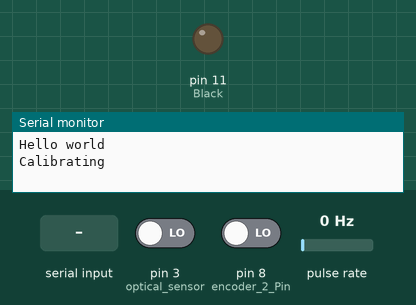
This program was run on a simulated Arduino Uno, built with avr-gcc and run on an emulated ATmega328P. Shown: output pins drawn as LEDs (lit = HIGH), the last lines printed to the serial monitor. Wiring (inferred from the names in the program): pulse sensor: data pin 2. Dashed ring = blinking. The inputs (shaded band) are chosen by the test bench; at power-on: pulse rate 0 Hz, pin 3 (optical_sensor) LOW, pin 8 (encoder_2_Pin) LOW.

Above: at 2.2 s.
2.3 s: pulse rate (sensor on pin 2) set to 4 Hz
At 5.2 s:
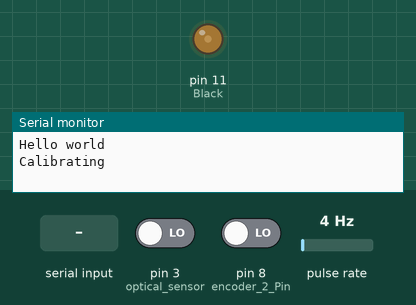
5.3 s: "90,45\n" received over Serial
7.8 s: "5\n" received over Serial
At 10.7 s:
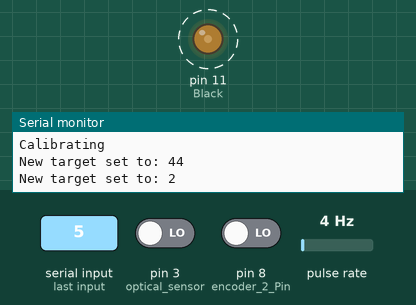
10.8 s: "200\n" received over Serial
At 12.8 s:
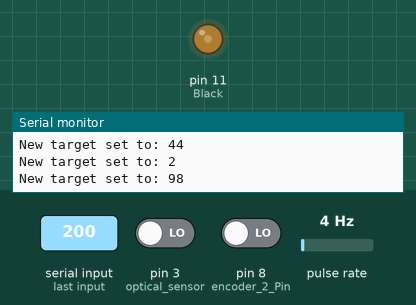
13.3 s: "90\n" received over Serial
At 14.6 s:
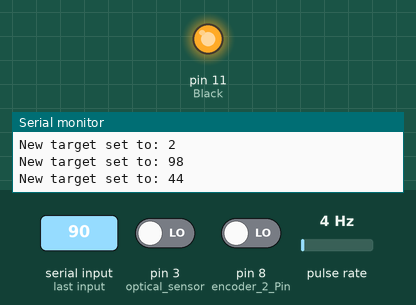
Timing chart, 0 to 16.3 s (numbered marks = the images above; inputs shaded):
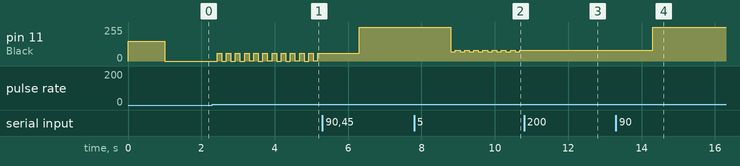

Measured:
- after the input at 2.3 s, pin 11 (Black): 0/255 → 60/255 after 0.13 s, → 0/255 0.12 s later, → 60/255 0.13 s later, → 0/255 0.12 s later, … (23 changes in this stretch)
- after the input at 7.8 s, pin 11 (Black): alternates 80/255 for 0.13 s and 70/255 for 0.12 s, starting after 1.0 s
- after the input at 10.8 s, pin 11 (Black): stops changing and stays 80/255
- after the input at 13.3 s, pin 11 (Black): 80/255 → 255/255 after 1.0 s

The program:

main.cpp
```cpp
#include <Arduino.h>

// Define PID constants
float Kp = 10;
float Ki = 3;
float Kd = 0;

// Define variables
int target = 0;
int input, output, error;
int last_error = 0;
float I = 0;
int encoder_count = 0;
const int counts_per_rotation = 178;
bool clock_wise;

// timing
int time;
int last_time = 0;
const int periode = 30;
int step=0;

// Define pins
const int encoder_Pin = 2;
const int encoder_2_Pin = 8;
const int optical_sensor = 3;
const int Black = 11;
const int Red = 9;

// Interupt function which counts encoder steps
void encoder_counter (){
  static bool A;
  static bool B;

  A = digitalRead(encoder_Pin);
  B = digitalRead(encoder_2_Pin);

  //XOR OF A, B
  if(A != B){
    //Clockwise
    clock_wise=true;
    if (encoder_count <= 0) {
      encoder_count = counts_per_rotation;
    }
    encoder_count --;
    // I -= 5;
    I = 0;
  }
  else{
    //Counter clockwise
    clock_wise=false;
    if (encoder_count >= counts_per_rotation) {
      encoder_count = 0;
    }
    encoder_count ++;
    // I +=5;
    I = 0;
  }
}

// Interrupt
void angle_reset(){
  //Serial.println("Factory reset");
  static int slot_width = 2;

  if(clock_wise){
    encoder_count = 0;
  }
  else{
    encoder_count = 0 + slot_width;
  }

}

// Controls the PWM signal to the motor
void control_actuator(float output) {
  int PID = output;
  int max_pwm = 255;
  if (PID >= max_pwm) PID = max_pwm;
  if (PID <= -max_pwm) PID = -max_pwm;

  if (PID >=0) {
    analogWrite(Black, PID);
    pinMode(Red, LOW);
    }
  else {
    analogWrite(Red, -PID);
    pinMode(Black, LOW);
    }
}

// Ensures propper szie limitation of PID values
float anti_windup(float i, float max){
  float value;
  if (i > max){
    value = max;
  }
  else if (i < -max){
    value = -max;
  }
  else{
    value = i;
  }
  return value;
}

//Calculates error and determis the shortest path
void error_calc(int input, int target){
  error = target - input;
  if (error > counts_per_rotation/2) {
    error -= counts_per_rotation; // If error is greater than 89, subtract 178 to get the shortest path.
  } else if (error < -counts_per_rotation/2) {
    error += counts_per_rotation; // If error is less than -89, add 178 to get the shortest path.
  }
}

void serial_read(){
  if(Serial.available()){
    target = map(Serial.readString().toInt(),0,359,0,177);
    Serial.print("New target set to: ");
    Serial.println(target);
  }
}

void calibrate(){
  Serial.println("Calibrating");
  analogWrite(Black, 150);
  pinMode(Red, LOW);
  delay(1000);
  pinMode(Black, LOW);
}

void setup() {
  Serial.begin(115200);
  Serial.println("Hello world");
  pinMode(encoder_Pin, INPUT);
  pinMode(encoder_2_Pin, INPUT);
  pinMode(optical_sensor, INPUT);

  attachInterrupt(digitalPinToInterrupt(optical_sensor), angle_reset, RISING);
  attachInterrupt(digitalPinToInterrupt(encoder_Pin), encoder_counter, CHANGE);

  pinMode(Red, OUTPUT);
  pinMode(Black, OUTPUT);

  calibrate();
}

void loop() {
  time = millis();
  serial_read();
  // if (time - last_time > periode) {
  //   step ++;
  //   //target += 10;

  //   if (step==500){
  //     target=70;
  //     // Serial.print("encoder count: ");
  //     // Serial.println(input);
  //     // Serial.print("target: ");
  //     // Serial.println(target);
  //   }
  //   if (step > 1000){
  //     target = 0;
  //     step = 0;
  //   }

  input = encoder_count;
  error_calc(input,target);

  static float P;
  static float D;

  P = Kp * error;
  I += Ki * error;
  I = anti_windup(I,50);
  D = Kd * (error - last_error);

    // if (abs(error) < 1 && (error - last_error)<2){
    //   output = 0;
    //   I = 0;
    //   Serial.print("STILL");
    // }
    // else{
    //   output = P + I + D;
    // }

  output = P + I + D;
    // Serial.print("P, I, D : ");
    // Serial.print(P);
    // Serial.print(" ");
    // Serial.print(I);
    // Serial.print(" ");
    // Serial.println(D);
    // Serial.print("Error: ");
    // Serial.println(error);
  control_actuator(output);
  last_error = error;
  last_time=time;

}
```
